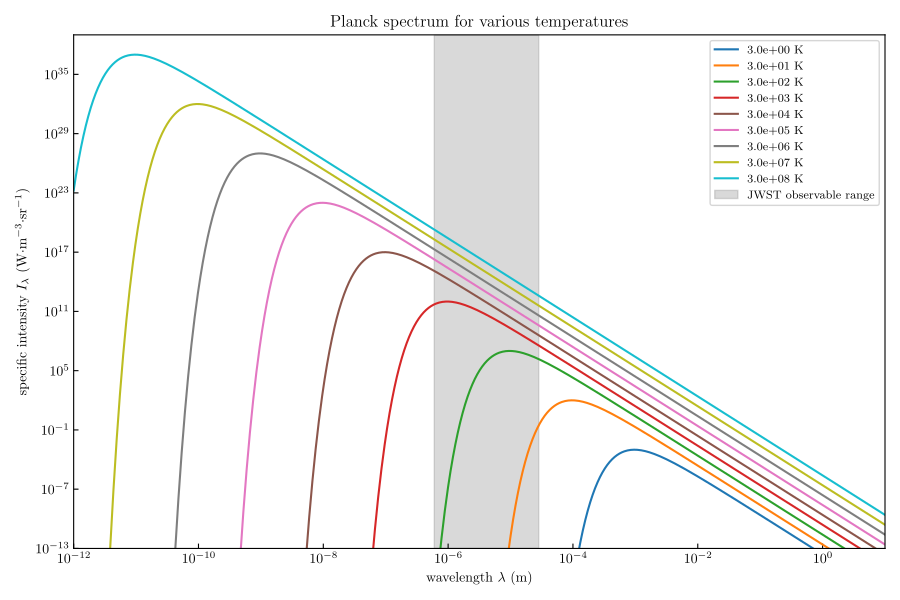

Here is the Python script that generated this plot:
"""
Function: Plot Planck spectrum for a range of temperatures.
Usage:    python3.9 Planck_spec_ChuizhengKong.py
Version:  Last edited by Cha0s_MnK on 2024-10-02 (UTC+08:00).
"""

#########################
# CONFIGURE ENVIRONMENT #
#########################

import numpy as np
import matplotlib.pyplot as plt
plt.rcParams.update({"font.family": "Times New Roman",
                     'mathtext.default': 'regular',
                     'xtick.direction': 'in',
                     'ytick.direction': 'in',
                     'text.usetex': True})

# physical constants (reference: https://en.wikipedia.org/wiki/List_of_physical_constants)
c         = 2.99792458e8       # speed of light [m·s⁻¹]
e         = 1.602176634e-19    # elementary charge [C]
epsilon_0 = 8.854187817e-12    # vacuum permittivity [F·m⁻¹]
h         = 6.62607015e-34     # Planck constant [J·s]
k_B       = 1.380649e-23       # Boltzmann constant [J·K⁻¹]
m_e       = 9.109383713928e-31 # electron mass [kg]

###################
# SET ARGUMENT(S) #
###################

# figure size
figsizeX = 9
figsizeY = 6

# X and Y limits
lgXmin = -12
lgXmax = 1
Ymin   = 1e-13
Ymax   = 1e39

# temperature and wavelength ranges
Ts      = 3 * np.logspace(0, 8, num=9, base=10) # temperature range: 3.0e0, 3.0e1, ..., 3.0e8 K
Lambdas = np.logspace(lgXmin, lgXmax, num=1000) # wavelength range: 1.0e-12, 1.0e-11, ..., 1.0e0 m

# JWST observable range
lambdaJWSTmin = 6.0e-7
lambdaJWSTmax = 2.83e-5
JWSTposX      = 4.3e-6

######################
# HELPER FUNCTION(S) #
######################

def Planck_law(Lambda: np.ndarray, T: float) -> np.ndarray:
    """
    Calculate the specific intensity of a black body at a given wavelength and temperature.

    Parameter(s):
    - Lambda   (np.ndarray): wavelength array [m]
    - T        (float):      temperature [K]

    Return(s):
    - I_Lambda (np.ndarray): specific intensity [W·m⁻³]
    """
    return (2.0 * h * c**2) / (Lambda**5) / (np.exp((h * c) / (Lambda * k_B * T)) - 1.0)

#################
# MAIN FUNCTION #
#################

def main():
    # plot settings 1
    plt.figure(figsize=(figsizeX, figsizeY))
    plt.xlabel(r'wavelength $\lambda$ (m)')
    plt.ylabel(r'specific intensity $I_\lambda$ (W·m$^{-3}$·sr$^{-1}$)')
    plt.title('Planck spectrum for various temperatures')

    # plot Planck spectrum for various temperatures
    colours = plt.cm.tab10(np.linspace(0, 1, len(Ts)))
    for T, colour in zip(Ts, colours):
        plt.loglog(Lambdas, Planck_law(Lambdas, T), label=f"{T:.1e} K", color=colour)

    # add JWST observable wavelength (6.0e-7 - 2.83e-5 m)
    # reference: https://en.wikipedia.org/wiki/James_Webb_Space_Telescope
    plt.axvspan(lambdaJWSTmin, lambdaJWSTmax, color='gray', alpha=0.3, label='JWST observable range')
    #plt.text(JWSTposX, plt.ylim()[1], f'({lambdaJWSTmin}, {lambdaJWSTmax})', color='black', fontsize=10, ha='center', va='bottom')

    # plot settings 2
    plt.xlim(10 ** lgXmin, 10 ** lgXmax)
    plt.ylim(Ymin, Ymax)
    plt.legend(loc='upper right', fontsize='small')
    plt.tight_layout()

    # save the plot as a PDF file
    plt.savefig("Planck_spec_ChuizhengKong.pdf")

if __name__ == "__main__":
    main()
